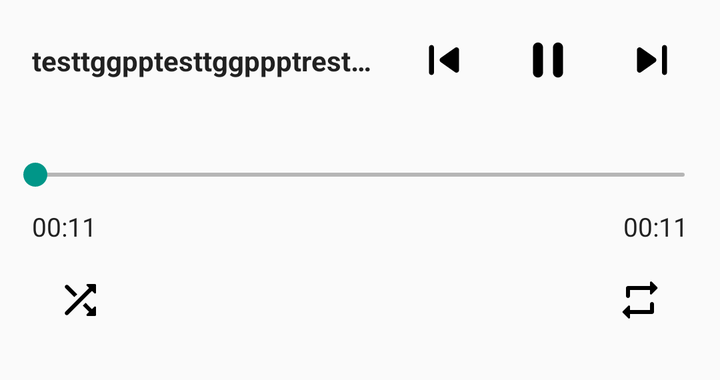
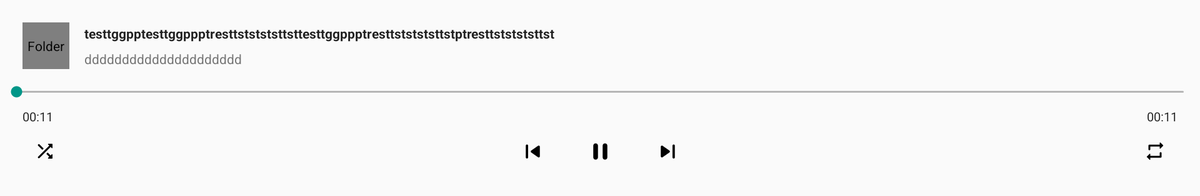

Compare how this app lays out the same screen by default and in its alternative resource folder. The renders come first, then the two layout files and the values they reference.
<!-- AndroidManifest.xml: application theme AppTheme -->
<!-- res/layout/partial_detailed_music.xml -->
<?xml version="1.0" encoding="utf-8"?>

<androidx.constraintlayout.motion.widget.MotionLayout
    xmlns:android="http://schemas.android.com/apk/res/android"
    xmlns:app="http://schemas.android.com/apk/res-auto"
    xmlns:tools="http://schemas.android.com/tools"
    android:layout_width="match_parent"
    android:layout_height="@dimen/bottom_sheet_expand_height"
    android:background="?attr/playerPanelBackground"
    app:layoutDescription="@xml/scene_detailed_music"
    tools:showPaths="true"
    tools:progress="1">

    
    <View
        android:id="@+id/bottom_panel"
        android:layout_width="0dp"
        android:layout_height="0dp"
        android:clickable="true"
        android:focusable="true"
        android:importantForAccessibility="no"
        app:layout_constraintBottom_toBottomOf="parent"
        app:layout_constraintStart_toStartOf="parent"
        app:layout_constraintEnd_toEndOf="parent"
        app:layout_constraintTop_toTopOf="parent"/>

    <View
        android:id="@+id/top_panel"
        android:layout_width="0dp"
        android:layout_height="0dp" />

    <ImageView
        android:id="@+id/iv_skip_to_previous"
        style="@style/ButtonStyle.Main"
        android:layout_marginEnd="@dimen/content_spacing_margin"
        android:layout_marginStart="@dimen/content_spacing_margin"
        android:contentDescription="@string/previous_track"
        app:layout_constraintEnd_toStartOf="@+id/iv_play_pause"
        app:layout_constraintHorizontal_chainStyle="packed"
        app:layout_constraintStart_toEndOf="@+id/btn_random_play"
        app:layout_constraintTop_toTopOf="@+id/iv_play_pause"
        app:srcCompat="@drawable/ic_skip_previous" />

    <ImageView
        android:id="@+id/iv_play_pause"
        style="@style/ButtonStyle.Main"
        app:layout_constraintBottom_toBottomOf="@id/btn_random_play"
        app:layout_constraintTop_toTopOf="@id/btn_random_play"
        app:layout_constraintEnd_toStartOf="@+id/iv_skip_to_next"
        app:layout_constraintStart_toEndOf="@+id/iv_skip_to_previous"
        app:srcCompat="@drawable/ic_pause"
        tools:ignore="ContentDescription" />

    <ImageView
        android:id="@+id/iv_skip_to_next"
        style="@style/ButtonStyle.Main"
        android:layout_marginEnd="@dimen/content_spacing_margin"
        android:layout_marginStart="@dimen/content_spacing_margin"
        android:contentDescription="@string/next_track"
        app:layout_constraintEnd_toStartOf="@+id/btn_infinite_play"
        app:layout_constraintStart_toEndOf="@+id/iv_play_pause"
        app:layout_constraintTop_toTopOf="@+id/iv_play_pause"
        app:srcCompat="@drawable/ic_skip_next" />

    <TextView
        android:id="@+id/tv_current_composition"
        style="@style/TextStyle.Composition"
        android:layout_width="0dp"
        android:layout_height="wrap_content"
        android:ellipsize="end"
        android:gravity="center_vertical"
        android:singleLine="true"
        android:layout_marginBottom="@dimen/content_spacing_margin"
        app:layout_constraintVertical_chainStyle="packed"
        app:layout_constraintTop_toTopOf="@+id/music_icon_wrapper"
        app:layout_constraintBottom_toTopOf="@+id/tv_current_composition_author"
        app:layout_constraintEnd_toEndOf="@+id/tv_current_composition_author"
        app:layout_constraintStart_toStartOf="@+id/tv_current_composition_author"
        tools:text="testtggpptesttggppptresttststststtsttesttggppptresttststststtstptresttststststtst" />

    <ImageView
        android:id="@+id/btn_random_play"
        style="@style/ButtonStyle"
        android:contentDescription="@string/content_description_shuffle"
        android:layout_marginBottom="@dimen/content_horizontal_margin"
        android:layout_marginStart="@dimen/content_vertical_margin"
        app:layout_constraintBottom_toBottomOf="parent"
        app:layout_constraintStart_toStartOf="parent"
        app:srcCompat="@drawable/ic_shuffle"/>

    <ImageView
        android:id="@+id/btn_infinite_play"
        style="@style/ButtonStyle"
        android:contentDescription="@string/content_description_repeat_mode"
        android:layout_marginBottom="@dimen/content_vertical_margin"
        android:layout_marginEnd="@dimen/content_horizontal_margin"
        app:layout_constraintBottom_toBottomOf="parent"
        app:layout_constraintEnd_toEndOf="parent"
        app:srcCompat="@drawable/ic_repeat" />

    <TextView
        android:id="@+id/tv_played_time"
        style="@style/TextStyle.Time"
        android:gravity="center_vertical|start"
        android:layout_width="0dp"
        android:layout_height="wrap_content"
        android:layout_marginBottom="4dp"
        app:layout_constraintBottom_toTopOf="@+id/btn_random_play"
        app:layout_constraintStart_toStartOf="@+id/btn_random_play"
        app:layout_constraintEnd_toStartOf="@id/tv_total_time"
        tools:text="00:11"/>

    <TextView
        android:id="@+id/tv_total_time"
        style="@style/TextStyle.Time"
        android:gravity="center_vertical|end"
        android:layout_width="0dp"
        android:layout_height="wrap_content"
        android:layout_marginBottom="4dp"
        app:layout_constraintBottom_toTopOf="@+id/btn_infinite_play"
        app:layout_constraintEnd_toEndOf="@+id/btn_infinite_play"
        app:layout_constraintStart_toEndOf="@id/tv_played_time"
        tools:text="00:11" />

    <SeekBar
        android:id="@+id/sb_track_state"
        style="@style/SeekBarStyle"
        android:layout_width="0dp"
        android:layout_height="wrap_content"
        android:layout_marginBottom="@dimen/content_spacing_margin"
        android:layout_marginLeft="1.5dp"
        android:layout_marginRight="1.5dp"
        app:layout_constraintEnd_toEndOf="parent"
        app:layout_constraintStart_toStartOf="parent"
        app:layout_constraintBottom_toTopOf="@id/tv_played_time"/>

    <FrameLayout
        android:id="@+id/music_icon_wrapper"
        android:layout_width="50dp"
        android:layout_height="50dp"
        android:layout_marginBottom="@dimen/content_internal_margin"
        android:layout_marginTop="@dimen/content_vertical_margin"
        app:layout_constraintTop_toTopOf="parent"
        app:layout_constraintBottom_toTopOf="@id/sb_track_state"
        app:layout_constraintLeft_toLeftOf="@id/tv_played_time">

        <de.hdodenhof.circleimageview.CircleImageView
            android:id="@+id/iv_music_icon"
            android:layout_width="0dp"
            android:layout_height="0dp"
            android:contentDescription="@string/folder"
            android:layout_gravity="center|start"
            android:scaleType="centerCrop"
            tools:srcCompat="@drawable/ic_music_placeholder" />

    </FrameLayout>

    <ImageView
        android:id="@+id/btn_actions_menu"
        style="@style/ButtonStyle.Menu"
        android:contentDescription="@string/content_description_menu"
        android:layout_marginTop="4dp"
        app:layout_constraintEnd_toEndOf="parent"
        app:layout_constraintTop_toTopOf="parent"
        app:srcCompat="@drawable/ic_dots_vertical" />

    <TextView
        android:id="@+id/tv_current_composition_author"
        style="@style/TextStyle.Subtitle"
        android:layout_width="0dp"
        android:layout_height="wrap_content"
        android:singleLine="true"
        android:ellipsize="end"
        android:layout_marginStart="@dimen/content_internal_margin"
        android:layout_marginEnd="@dimen/content_internal_margin"
        app:layout_constraintTop_toBottomOf="@+id/tv_current_composition"
        app:layout_constraintBottom_toBottomOf="@+id/music_icon_wrapper"
        app:layout_constraintEnd_toStartOf="@+id/btn_actions_menu"
        app:layout_constraintStart_toEndOf="@+id/music_icon_wrapper"
        tools:text="ddddddddddddddddddddd"/>

</androidx.constraintlayout.motion.widget.MotionLayout>
<!-- resources referenced by this layout -->
<resources>
  <dimen name="bottom_sheet_expand_height">190dp</dimen>
  <dimen name="content_horizontal_margin">16dp</dimen>
  <dimen name="content_internal_margin">8dp</dimen>
  <dimen name="content_spacing_margin">8dp</dimen>
  <dimen name="content_vertical_margin">16dp</dimen>
  <string name="content_description_menu">Open current composition menu</string>
  <string name="content_description_repeat_mode">Repeat mode menu</string>
  <string name="content_description_shuffle">Shuffle mode</string>
  <string name="folder">Folder</string>
  <string name="next_track">Next track</string>
  <string name="previous_track">Previous track</string>
  <style name="ButtonStyle.Menu">
          <item name="android:layout_width">48dp</item>
          <item name="android:layout_height">48dp</item>
          <item name="android:tint">@color/color_button_secondary</item>
      </style>
  <!-- from res/values-v23/ -->
  <style name="SeekBarStyle" parent="@style/Widget.AppCompat.SeekBar">
          <item name="android:progressDrawable">@drawable/bg_seekbar_progress</item>
      </style>
  <style name="TextStyle.Composition">
          <item name="android:textStyle">bold</item>
      </style>
  <style name="TextStyle.Subtitle">
          <item name="android:textColor">@color/color_text_secondary</item>
          <item name="android:textSize">14sp</item>
      </style>
  <style name="TextStyle.Time">
          <item name="android:textSize">13sp</item>
      </style>
  <dimen name="button_expand_size">48dp</dimen>
  <dimen name="control_button_width">52dp</dimen>
  <dimen name="bottom_sheet_height">60dp</dimen>
  <style name="AppBaseTheme" parent="@style/Theme.AppCompat.Light.NoActionBar">
          
  
          <item name="android:windowAnimationStyle">@style/WindowAnimationTransition</item>
      </style>
  <color name="colorPrimary">#673AB7</color>
  <color name="colorPrimaryDark">#512DA8</color>
  <color name="colorAccent">#009688</color>
  <color name="colorPrimaryDarkSecondary">#f5f5f5</color>
  <color name="disabled_color">#757575</color>
  <color name="primary_button_color">#212121</color>
  <color name="secondary_button_color">#616161</color>
  <color name="icon_color">#252728</color>
  <color name="color_control_highlight_dark">#4DFFFFFF</color>
  <color name="color_control_third">#CCCCCC</color>
  <color name="text_color_primary">#212121</color>
  <color name="text_color_secondary">#757575</color>
  <color name="text_color_primary_dark">#F3F3F3</color>
  <color name="text_color_secondary_dark">#B1B1B1</color>
  <color name="text_color_disabled">#61212121</color>
  <color name="colorError">#c62828</color>
  <color name="selectionStatusBarColor">#848282</color>
  <color name="light_light_gray">#e9e7e7</color>
  <color name="list_item_bottom_background_light">#A0A0A0</color>
  <color name="light_background_level_1">#fafafa</color>
  <color name="popup_menu_background_color">#fff</color>
  <color name="snackbar_color">#323232</color>
  <color name="divider_color">#80BDBDBD</color>
  <!-- drawable bg_dialog (drawable) -->
  <?xml version="1.0" encoding="utf-8"?>
  
  <shape xmlns:android="http://schemas.android.com/apk/res/android">
      <solid android:color="?attr/dialogBackground"/>
      <corners android:radius="8dp"/>
  </shape>
  <style name="DialogTitleStyle" parent="@style/RtlOverlay.DialogWindowTitle.AppCompat">
          <item name="android:textAppearance">@style/DialogTitleTextAppearance</item>
      </style>
  <style name="DialogButtonStyle" parent="Widget.AppCompat.Button.ButtonBar.AlertDialog">
          <item name="android:textColor">@color/color_text_accent</item>
      </style>
  <style name="DialogTitleTextAppearance" parent="@style/TextAppearance.AppCompat.Title">
          <item name="android:textColor">?attr/dialogTitleColor</item>
      </style>
  <!-- some entries are left out for length -->
</resources>
<!-- res/layout-xlarge-land/partial_detailed_music.xml (the repository's variant of the layout above) -->
<!-- drawn on a large tablet held sideways -->
<?xml version="1.0" encoding="utf-8"?>

<androidx.coordinatorlayout.widget.CoordinatorLayout
    xmlns:android="http://schemas.android.com/apk/res/android"
    xmlns:app="http://schemas.android.com/apk/res-auto"
    xmlns:tools="http://schemas.android.com/tools"
    android:layout_width="match_parent"
    android:layout_height="@dimen/bottom_sheet_expand_height"
    android:background="?attr/playerPanelBackground">

    <androidx.constraintlayout.widget.ConstraintLayout
        android:layout_width="match_parent"
        android:layout_height="match_parent">

        
        <View
            android:id="@+id/bottom_panel"
            android:layout_width="0dp"
            android:layout_height="0dp"
            android:clickable="true"
            android:focusable="true"
            android:importantForAccessibility="no"
            app:layout_constraintBottom_toBottomOf="parent"
            app:layout_constraintStart_toStartOf="parent"
            app:layout_constraintEnd_toEndOf="parent"
            app:layout_constraintTop_toTopOf="parent"/>

        <View
            android:id="@+id/top_panel"
            android:layout_width="0dp"
            android:layout_height="0dp" />

        <ImageView
            android:id="@+id/iv_skip_to_previous"
            style="@style/ButtonStyle.Main"
            android:layout_marginEnd="@dimen/content_spacing_margin"
            android:layout_marginStart="@dimen/content_spacing_margin"
            android:contentDescription="@string/previous_track"
            app:layout_constraintEnd_toStartOf="@+id/iv_play_pause"
            app:layout_constraintHorizontal_chainStyle="packed"
            app:layout_constraintStart_toEndOf="@+id/btn_random_play"
            app:layout_constraintTop_toTopOf="@+id/iv_play_pause"
            app:srcCompat="@drawable/ic_skip_previous" />

        <ImageView
            android:id="@+id/iv_play_pause"
            style="@style/ButtonStyle.Main"
            app:layout_constraintBottom_toBottomOf="@id/btn_random_play"
            app:layout_constraintTop_toTopOf="@id/btn_random_play"
            app:layout_constraintEnd_toStartOf="@+id/iv_skip_to_next"
            app:layout_constraintStart_toEndOf="@+id/iv_skip_to_previous"
            app:srcCompat="@drawable/ic_pause"
            tools:ignore="ContentDescription" />

        <ImageView
            android:id="@+id/iv_skip_to_next"
            style="@style/ButtonStyle.Main"
            android:layout_marginEnd="@dimen/content_spacing_margin"
            android:layout_marginStart="@dimen/content_spacing_margin"
            android:contentDescription="@string/next_track"
            app:layout_constraintEnd_toStartOf="@+id/btn_infinite_play"
            app:layout_constraintStart_toEndOf="@+id/iv_play_pause"
            app:layout_constraintTop_toTopOf="@+id/iv_play_pause"
            app:srcCompat="@drawable/ic_skip_next" />

        <TextView
            android:id="@+id/tv_current_composition"
            style="@style/TextStyle.Composition"
            android:layout_width="0dp"
            android:layout_height="wrap_content"
            android:ellipsize="end"
            android:gravity="center_vertical"
            android:singleLine="true"
            android:layout_marginBottom="@dimen/content_spacing_margin"
            app:layout_constraintVertical_chainStyle="packed"
            app:layout_constraintTop_toTopOf="@+id/iv_music_icon"
            app:layout_constraintBottom_toTopOf="@+id/tv_current_composition_author"
            app:layout_constraintEnd_toEndOf="@+id/tv_current_composition_author"
            app:layout_constraintStart_toStartOf="@+id/tv_current_composition_author"
            tools:text="testtggpptesttggppptresttststststtsttesttggppptresttststststtstptresttststststtst" />

        <ImageView
            android:id="@+id/btn_random_play"
            style="@style/ButtonStyle"
            android:contentDescription="@string/content_description_shuffle"
            android:layout_marginBottom="@dimen/content_vertical_margin"
            android:layout_marginStart="@dimen/content_horizontal_margin"
            app:layout_constraintBottom_toBottomOf="parent"
            app:layout_constraintStart_toStartOf="parent"
            app:srcCompat="@drawable/ic_shuffle"/>

        <ImageView
            android:id="@+id/btn_infinite_play"
            style="@style/ButtonStyle"
            android:contentDescription="@string/content_description_repeat_mode"
            android:layout_marginBottom="@dimen/content_vertical_margin"
            android:layout_marginEnd="@dimen/content_horizontal_margin"
            app:layout_constraintBottom_toBottomOf="parent"
            app:layout_constraintEnd_toEndOf="parent"
            app:srcCompat="@drawable/ic_repeat" />

        <TextView
            android:id="@+id/tv_played_time"
            style="@style/TextStyle.Time"
            android:gravity="center_vertical|start"
            android:layout_width="0dp"
            android:layout_height="wrap_content"
            android:layout_marginBottom="4dp"
            app:layout_constraintBottom_toTopOf="@+id/btn_random_play"
            app:layout_constraintStart_toStartOf="@+id/btn_random_play"
            app:layout_constraintEnd_toStartOf="@id/tv_total_time"
            tools:text="00:11"/>

        <TextView
            android:id="@+id/tv_total_time"
            style="@style/TextStyle.Time"
            android:gravity="center_vertical|end"
            android:layout_width="0dp"
            android:layout_height="wrap_content"
            android:layout_marginBottom="4dp"
            app:layout_constraintBottom_toTopOf="@+id/btn_infinite_play"
            app:layout_constraintEnd_toEndOf="@+id/btn_infinite_play"
            app:layout_constraintStart_toEndOf="@id/tv_played_time"
            tools:text="00:11" />

        <SeekBar
            android:id="@+id/sb_track_state"
            style="@style/SeekBarStyle"
            android:layout_width="0dp"
            android:layout_height="wrap_content"
            android:layout_marginBottom="@dimen/content_spacing_margin"
            android:layout_marginLeft="1.5dp"
            android:layout_marginRight="1.5dp"
            app:layout_constraintEnd_toEndOf="parent"
            app:layout_constraintStart_toStartOf="parent"
            app:layout_constraintBottom_toTopOf="@id/tv_played_time"/>

        <de.hdodenhof.circleimageview.CircleImageView
            android:id="@+id/iv_music_icon"
            android:layout_width="50dp"
            android:layout_height="50dp"
            android:contentDescription="@string/folder"
            android:layout_gravity="center|start"
            android:scaleType="centerCrop"
            android:layout_marginTop="@dimen/content_vertical_margin"
            android:layout_marginBottom="@dimen/content_internal_margin"
            app:layout_constraintTop_toTopOf="parent"
            app:layout_constraintBottom_toTopOf="@id/sb_track_state"
            app:layout_constraintLeft_toLeftOf="@id/tv_played_time"
            tools:srcCompat="@drawable/ic_music_placeholder" />

        <ImageView
            android:id="@+id/btn_actions_menu"
            style="@style/ButtonStyle.Menu"
            android:contentDescription="@string/content_description_menu"
            android:layout_marginTop="4dp"
            app:layout_constraintEnd_toEndOf="parent"
            app:layout_constraintTop_toTopOf="parent"
            app:srcCompat="@drawable/ic_dots_vertical" />

        <TextView
            android:id="@+id/tv_current_composition_author"
            style="@style/TextStyle.Subtitle"
            android:layout_width="0dp"
            android:layout_height="wrap_content"
            android:singleLine="true"
            android:ellipsize="end"
            android:layout_marginStart="@dimen/content_internal_margin"
            android:layout_marginEnd="@dimen/content_internal_margin"
            app:layout_constraintTop_toBottomOf="@+id/tv_current_composition"
            app:layout_constraintBottom_toBottomOf="@+id/iv_music_icon"
            app:layout_constraintEnd_toStartOf="@+id/btn_actions_menu"
            app:layout_constraintStart_toEndOf="@+id/iv_music_icon"
            tools:text="ddddddddddddddddddddd"/>

    </androidx.constraintlayout.widget.ConstraintLayout>

</androidx.coordinatorlayout.widget.CoordinatorLayout>
<!-- resources referenced by the variant -->
<!-- as a large tablet held sideways resolves them -->
<resources>
  <!-- from res/values-large/ -->
  <dimen name="bottom_sheet_expand_height">210dp</dimen>
  <!-- from res/values-large/ -->
  <dimen name="content_horizontal_margin">24dp</dimen>
  <!-- from res/values-large/ -->
  <dimen name="content_internal_margin">16dp</dimen>
  <dimen name="content_spacing_margin">8dp</dimen>
  <!-- from res/values-large/ -->
  <dimen name="content_vertical_margin">24dp</dimen>
  <string name="content_description_menu">Open current composition menu</string>
  <string name="content_description_repeat_mode">Repeat mode menu</string>
  <string name="content_description_shuffle">Shuffle mode</string>
  <string name="folder">Folder</string>
  <string name="next_track">Next track</string>
  <string name="previous_track">Previous track</string>
  <style name="ButtonStyle.Menu">
          <item name="android:layout_width">48dp</item>
          <item name="android:layout_height">48dp</item>
          <item name="android:tint">@color/color_button_secondary</item>
      </style>
  <!-- from res/values-v23/ -->
  <style name="SeekBarStyle" parent="@style/Widget.AppCompat.SeekBar">
          <item name="android:progressDrawable">@drawable/bg_seekbar_progress</item>
      </style>
  <style name="TextStyle.Composition">
          <item name="android:textStyle">bold</item>
      </style>
  <style name="TextStyle.Subtitle">
          <item name="android:textColor">@color/color_text_secondary</item>
          <item name="android:textSize">14sp</item>
      </style>
  <style name="TextStyle.Time">
          <item name="android:textSize">13sp</item>
      </style>
  <dimen name="button_expand_size">48dp</dimen>
  <!-- from res/values-large/ -->
  <dimen name="control_button_width">64dp</dimen>
  <!-- from res/values-large/ -->
  <dimen name="bottom_sheet_height">76dp</dimen>
  <style name="AppBaseTheme" parent="@style/Theme.AppCompat.Light.NoActionBar">
          
  
          <item name="android:windowAnimationStyle">@style/WindowAnimationTransition</item>
      </style>
  <color name="colorPrimary">#673AB7</color>
  <color name="colorPrimaryDark">#512DA8</color>
  <color name="colorAccent">#009688</color>
  <color name="colorPrimaryDarkSecondary">#f5f5f5</color>
  <color name="disabled_color">#757575</color>
  <color name="primary_button_color">#212121</color>
  <color name="secondary_button_color">#616161</color>
  <color name="icon_color">#252728</color>
  <color name="color_control_highlight_dark">#4DFFFFFF</color>
  <color name="color_control_third">#CCCCCC</color>
  <color name="text_color_primary">#212121</color>
  <color name="text_color_secondary">#757575</color>
  <color name="text_color_primary_dark">#F3F3F3</color>
  <color name="text_color_secondary_dark">#B1B1B1</color>
  <color name="text_color_disabled">#61212121</color>
  <color name="colorError">#c62828</color>
  <color name="selectionStatusBarColor">#848282</color>
  <color name="light_light_gray">#e9e7e7</color>
  <color name="list_item_bottom_background_light">#A0A0A0</color>
  <color name="light_background_level_1">#fafafa</color>
  <color name="popup_menu_background_color">#fff</color>
  <color name="snackbar_color">#323232</color>
  <color name="divider_color">#80BDBDBD</color>
  <!-- drawable bg_dialog (drawable) -->
  <?xml version="1.0" encoding="utf-8"?>
  
  <shape xmlns:android="http://schemas.android.com/apk/res/android">
      <solid android:color="?attr/dialogBackground"/>
      <corners android:radius="8dp"/>
  </shape>
  <style name="DialogTitleStyle" parent="@style/RtlOverlay.DialogWindowTitle.AppCompat">
          <item name="android:textAppearance">@style/DialogTitleTextAppearance</item>
      </style>
  <style name="DialogButtonStyle" parent="Widget.AppCompat.Button.ButtonBar.AlertDialog">
          <item name="android:textColor">@color/color_text_accent</item>
      </style>
  <style name="DialogTitleTextAppearance" parent="@style/TextAppearance.AppCompat.Title">
          <item name="android:textColor">?attr/dialogTitleColor</item>
      </style>
  <!-- some entries are left out for length -->
</resources>
